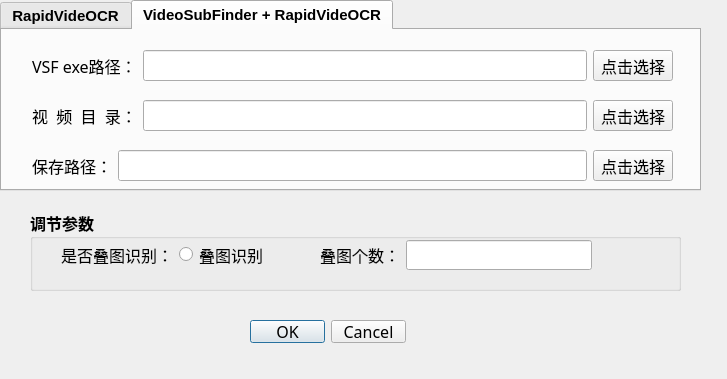
<?xml version="1.0" encoding="UTF-8"?>
<ui version="4.0">
 <class>Dialog</class>
 <widget class="QDialog" name="Dialog">
  <property name="geometry">
   <rect>
    <x>0</x>
    <y>0</y>
    <width>727</width>
    <height>379</height>
   </rect>
  </property>
  <property name="font">
   <font>
    <pointsize>11</pointsize>
   </font>
  </property>
  <property name="windowTitle">
   <string>Dialog</string>
  </property>
  <widget class="QTabWidget" name="tabWidget">
   <property name="geometry">
    <rect>
     <x>0</x>
     <y>0</y>
     <width>701</width>
     <height>191</height>
    </rect>
   </property>
   <property name="font">
    <font>
     <pointsize>11</pointsize>
     <weight>75</weight>
     <bold>true</bold>
    </font>
   </property>
   <property name="currentIndex">
    <number>1</number>
   </property>
   <widget class="QWidget" name="only_ocr">
    <attribute name="title">
     <string>RapidVideOCR</string>
    </attribute>
    <widget class="QWidget" name="">
     <property name="geometry">
      <rect>
       <x>30</x>
       <y>90</y>
       <width>641</width>
       <height>31</height>
      </rect>
     </property>
     <layout class="QHBoxLayout" name="horizontalLayout_4">
      <item>
       <widget class="QLabel" name="lable_save_name">
        <property name="font">
         <font>
          <family>微软雅黑</family>
          <pointsize>12</pointsize>
          <weight>50</weight>
          <italic>false</italic>
          <bold>false</bold>
         </font>
        </property>
        <property name="text">
         <string>保存路径：</string>
        </property>
       </widget>
      </item>
      <item>
       <widget class="QLineEdit" name="le_save_path">
        <property name="font">
         <font>
          <family>微软雅黑</family>
          <pointsize>12</pointsize>
          <weight>75</weight>
          <italic>false</italic>
          <bold>true</bold>
         </font>
        </property>
       </widget>
      </item>
      <item>
       <widget class="QPushButton" name="btn_save_result">
        <property name="font">
         <font>
          <family>微软雅黑</family>
          <pointsize>12</pointsize>
          <weight>50</weight>
          <italic>false</italic>
          <bold>false</bold>
         </font>
        </property>
        <property name="text">
         <string>点击选择</string>
        </property>
       </widget>
      </item>
     </layout>
    </widget>
    <widget class="QWidget" name="">
     <property name="geometry">
      <rect>
       <x>30</x>
       <y>40</y>
       <width>641</width>
       <height>31</height>
      </rect>
     </property>
     <layout class="QHBoxLayout" name="horizontalLayout_3">
      <item>
       <widget class="QLabel" name="label_img_dir">
        <property name="font">
         <font>
          <family>微软雅黑</family>
          <pointsize>12</pointsize>
          <weight>50</weight>
          <italic>false</italic>
          <bold>false</bold>
         </font>
        </property>
        <property name="text">
         <string>图像目录：</string>
        </property>
       </widget>
      </item>
      <item>
       <widget class="QLineEdit" name="le_display_img_dir">
        <property name="font">
         <font>
          <family>微软雅黑</family>
          <pointsize>12</pointsize>
          <weight>75</weight>
          <italic>false</italic>
          <bold>true</bold>
         </font>
        </property>
       </widget>
      </item>
      <item>
       <widget class="QPushButton" name="btn_select_img_dir">
        <property name="font">
         <font>
          <family>微软雅黑</family>
          <pointsize>12</pointsize>
          <weight>50</weight>
          <italic>false</italic>
          <bold>false</bold>
         </font>
        </property>
        <property name="text">
         <string>点击选择</string>
        </property>
       </widget>
      </item>
     </layout>
    </widget>
   </widget>
   <widget class="QWidget" name="vsf_ocr">
    <attribute name="title">
     <string>VideoSubFinder + RapidVideOCR</string>
    </attribute>
    <widget class="QWidget" name="layoutWidget_2">
     <property name="geometry">
      <rect>
       <x>30</x>
       <y>70</y>
       <width>641</width>
       <height>31</height>
      </rect>
     </property>
     <layout class="QHBoxLayout" name="horizontalLayout_8">
      <item>
       <widget class="QLabel" name="lable_video_path">
        <property name="font">
         <font>
          <family>微软雅黑</family>
          <pointsize>12</pointsize>
          <weight>50</weight>
          <italic>false</italic>
          <bold>false</bold>
         </font>
        </property>
        <property name="text">
         <string>视  频  目  录：</string>
        </property>
       </widget>
      </item>
      <item>
       <widget class="QLineEdit" name="le_video_path">
        <property name="font">
         <font>
          <family>微软雅黑</family>
          <pointsize>12</pointsize>
          <weight>75</weight>
          <italic>false</italic>
          <bold>true</bold>
         </font>
        </property>
       </widget>
      </item>
      <item>
       <widget class="QPushButton" name="select_video_path">
        <property name="font">
         <font>
          <family>微软雅黑</family>
          <pointsize>12</pointsize>
          <weight>50</weight>
          <italic>false</italic>
          <bold>false</bold>
         </font>
        </property>
        <property name="text">
         <string>点击选择</string>
        </property>
       </widget>
      </item>
     </layout>
    </widget>
    <widget class="QWidget" name="layoutWidget">
     <property name="geometry">
      <rect>
       <x>30</x>
       <y>20</y>
       <width>641</width>
       <height>31</height>
      </rect>
     </property>
     <layout class="QHBoxLayout" name="horizontalLayout_7">
      <item>
       <widget class="QLabel" name="label_vsf_exe">
        <property name="font">
         <font>
          <family>微软雅黑</family>
          <pointsize>12</pointsize>
          <weight>50</weight>
          <italic>false</italic>
          <bold>false</bold>
         </font>
        </property>
        <property name="text">
         <string>VSF exe路径：</string>
        </property>
       </widget>
      </item>
      <item>
       <widget class="QLineEdit" name="le_vsf_exe">
        <property name="font">
         <font>
          <family>微软雅黑</family>
          <pointsize>12</pointsize>
          <weight>75</weight>
          <italic>false</italic>
          <bold>true</bold>
         </font>
        </property>
       </widget>
      </item>
      <item>
       <widget class="QPushButton" name="select_vsf_exe">
        <property name="font">
         <font>
          <family>微软雅黑</family>
          <pointsize>12</pointsize>
          <weight>50</weight>
          <italic>false</italic>
          <bold>false</bold>
         </font>
        </property>
        <property name="text">
         <string>点击选择</string>
        </property>
       </widget>
      </item>
     </layout>
    </widget>
    <widget class="QWidget" name="layoutWidget_5">
     <property name="geometry">
      <rect>
       <x>30</x>
       <y>120</y>
       <width>641</width>
       <height>31</height>
      </rect>
     </property>
     <layout class="QHBoxLayout" name="horizontalLayout_5">
      <item>
       <widget class="QLabel" name="lable_save_name_2">
        <property name="font">
         <font>
          <family>微软雅黑</family>
          <pointsize>12</pointsize>
          <weight>50</weight>
          <italic>false</italic>
          <bold>false</bold>
         </font>
        </property>
        <property name="text">
         <string>保存路径：</string>
        </property>
       </widget>
      </item>
      <item>
       <widget class="QLineEdit" name="le_save_path_2">
        <property name="font">
         <font>
          <family>微软雅黑</family>
          <pointsize>12</pointsize>
          <weight>75</weight>
          <italic>false</italic>
          <bold>true</bold>
         </font>
        </property>
       </widget>
      </item>
      <item>
       <widget class="QPushButton" name="btn_save_result_2">
        <property name="font">
         <font>
          <family>微软雅黑</family>
          <pointsize>12</pointsize>
          <weight>50</weight>
          <italic>false</italic>
          <bold>false</bold>
         </font>
        </property>
        <property name="text">
         <string>点击选择</string>
        </property>
       </widget>
      </item>
     </layout>
    </widget>
   </widget>
  </widget>
  <widget class="QGroupBox" name="groupBox_2">
   <property name="geometry">
    <rect>
     <x>30</x>
     <y>210</y>
     <width>651</width>
     <height>81</height>
    </rect>
   </property>
   <property name="font">
    <font>
     <family>微软雅黑</family>
     <pointsize>12</pointsize>
     <weight>75</weight>
     <italic>false</italic>
     <bold>true</bold>
    </font>
   </property>
   <property name="title">
    <string>调节参数</string>
   </property>
   <widget class="QWidget" name="layoutWidget_3">
    <property name="geometry">
     <rect>
      <x>31</x>
      <y>31</y>
      <width>207</width>
      <height>27</height>
     </rect>
    </property>
    <layout class="QHBoxLayout" name="horizontalLayout_9">
     <item>
      <widget class="QLabel" name="label_mode_2">
       <property name="font">
        <font>
         <family>微软雅黑</family>
         <pointsize>12</pointsize>
         <weight>50</weight>
         <italic>false</italic>
         <bold>false</bold>
        </font>
       </property>
       <property name="text">
        <string>是否叠图识别：</string>
       </property>
      </widget>
     </item>
     <item>
      <widget class="QRadioButton" name="radioButton_2">
       <property name="font">
        <font>
         <family>微软雅黑</family>
         <pointsize>12</pointsize>
         <weight>50</weight>
         <italic>false</italic>
         <bold>false</bold>
        </font>
       </property>
       <property name="text">
        <string>叠图识别</string>
       </property>
      </widget>
     </item>
    </layout>
   </widget>
   <widget class="QWidget" name="layoutWidget_4">
    <property name="geometry">
     <rect>
      <x>290</x>
      <y>30</y>
      <width>272</width>
      <height>30</height>
     </rect>
    </property>
    <layout class="QHBoxLayout" name="horizontalLayout_10">
     <item>
      <widget class="QLabel" name="label_batch_2">
       <property name="font">
        <font>
         <family>微软雅黑</family>
         <pointsize>12</pointsize>
         <weight>50</weight>
         <italic>false</italic>
         <bold>false</bold>
        </font>
       </property>
       <property name="text">
        <string>叠图个数：</string>
       </property>
      </widget>
     </item>
     <item>
      <widget class="QLineEdit" name="le_batch_2">
       <property name="font">
        <font>
         <family>微软雅黑</family>
         <pointsize>12</pointsize>
         <weight>75</weight>
         <italic>false</italic>
         <bold>true</bold>
        </font>
       </property>
      </widget>
     </item>
    </layout>
   </widget>
  </widget>
  <widget class="QDialogButtonBox" name="btn_dialog_ok_cancel_2">
   <property name="geometry">
    <rect>
     <x>250</x>
     <y>320</y>
     <width>156</width>
     <height>23</height>
    </rect>
   </property>
   <property name="font">
    <font>
     <family>微软雅黑</family>
     <pointsize>12</pointsize>
     <weight>50</weight>
     <bold>false</bold>
    </font>
   </property>
   <property name="toolTip">
    <string>&lt;html&gt;&lt;head/&gt;&lt;body&gt;&lt;p&gt;&lt;br/&gt;&lt;/p&gt;&lt;/body&gt;&lt;/html&gt;</string>
   </property>
   <property name="standardButtons">
    <set>QDialogButtonBox::Cancel|QDialogButtonBox::Ok</set>
   </property>
  </widget>
 </widget>
 <tabstops>
  <tabstop>le_vsf_exe</tabstop>
  <tabstop>select_vsf_exe</tabstop>
  <tabstop>le_video_path</tabstop>
  <tabstop>select_video_path</tabstop>
  <tabstop>le_display_img_dir</tabstop>
  <tabstop>btn_select_img_dir</tabstop>
  <tabstop>le_save_path</tabstop>
  <tabstop>btn_save_result</tabstop>
 </tabstops>
 <resources/>
 <connections/>
</ui>
